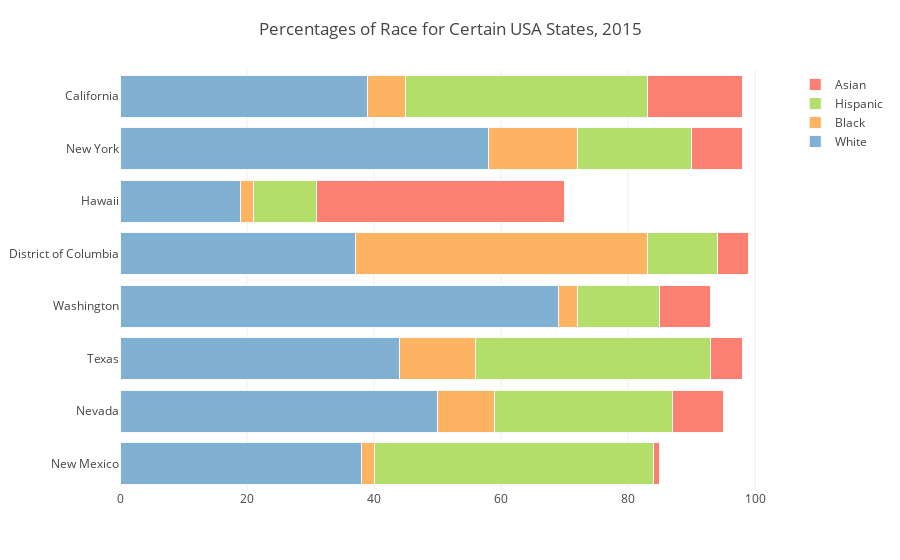

Here is the notebook cell this chart was saved with:
### Code cell
# Drawing a Stacked Bar chart 

trace0 = go.Bar(
            x=CertainStates['White'],
            y=CertainStates['Location'],
            name = 'White',
            orientation='h',
            marker=dict(
                color='rgb(128,177,211)',
                line=dict(
                        color='rgb(248, 248, 249)',
                        width=1)
            )
        )
trace1 = go.Bar(
            x=CertainStates['Black'],
            y=CertainStates['Location'],
            name = 'Black',
            orientation='h',
            marker=dict(
                color='rgb(253,180,98)',
                line=dict(
                        color='rgb(248, 248, 249)',
                        width=1)
            )
        )
    
trace2 = go.Bar(
            x=CertainStates['Hispanic'],
            y=CertainStates['Location'],
            name = 'Hispanic',
            orientation='h',
            marker=dict(
                color='rgb(179,222,105)', 
                line=dict(
                        color='rgb(248, 248, 249)',
                        width=1)
            )
        )
trace3 = go.Bar(
            x=CertainStates['Asian'],
            y=CertainStates['Location'],
            name = 'Asian',
            orientation='h',
            marker=dict(
                color='rgb(251,128,114)',
                line=dict(
                        color='rgb(248, 248, 249)',
                        width=1)
            )
        )
    
data = [trace0, trace1,trace2,trace3]
 

layout = go.Layout(
    title='Percentages of Race for Certain USA States, 2015',
    yaxis=dict(
        showgrid=False,
        showline=False,
        showticklabels=True,
    ),
    xaxis=dict(
        zeroline=False,
        
        showline=False,
        showticklabels=True,
        showgrid=True,
    ),
    margin=dict(
        l=120,
        r=20,
        t=70,
        b=70,
    ),
    barmode='stack'
)



fig = go.Figure(data=data, layout=layout)

iplot(fig)

### Figure 1 — Plotly figure (JSON) as saved in the notebook; plotly's stock layout.template omitted (floating-point values rounded to 4 significant figures)
{"data": [{"name": "White", "uid": "a11c386f-c4bf-476e-b51a-37ba2f203f7a", "y": ["New Mexico", "Nevada", "Texas", "Washington", "District of Columbia", "Hawaii", "New York", "California"], "marker": {"color": "rgb(128,177,211)", "line": {"color": "rgb(248, 248, 249)", "width": 1}}, "x": [38, 50, 44, 69, 37, 19, 58.0, 39], "type": "bar", "orientation": "h"}, {"name": "Black", "uid": "c3edc2ad-0161-4b31-8980-276122054e72", "y": ["New Mexico", "Nevada", "Texas", "Washington", "District of Columbia", "Hawaii", "New York", "California"], "marker": {"color": "rgb(253,180,98)", "line": {"color": "rgb(248, 248, 249)", "width": 1}}, "x": [2, 9, 12, 3, 46, 2, 14.0, 6], "type": "bar", "orientation": "h"}, {"name": "Hispanic", "uid": "3c08fec9-970b-4e24-8a52-a7cfe1e0ab6c", "y": ["New Mexico", "Nevada", "Texas", "Washington", "District of Columbia", "Hawaii", "New York", "California"], "marker": {"color": "rgb(179,222,105)", "line": {"color": "rgb(248, 248, 249)", "width": 1}}, "x": [44, 28.0, 37, 13, 11, 10, 18, 38], "type": "bar", "orientation": "h"}, {"name": "Asian", "uid": "3c6ada5c-b8d9-43ce-bbd4-97551c690089", "y": ["New Mexico", "Nevada", "Texas", "Washington", "District of Columbia", "Hawaii", "New York", "California"], "marker": {"color": "rgb(251,128,114)", "line": {"color": "rgb(248, 248, 249)", "width": 1}}, "x": [1, 8, 5, 8, 5, 39, 8, 15], "type": "bar", "orientation": "h"}], "layout": {"barmode": "stack", "yaxis": {"showline": false, "showticklabels": true, "showgrid": false}, "margin": {"r": 20, "b": 70, "l": 120, "t": 70}, "xaxis": {"zeroline": false, "showline": false, "showticklabels": true, "showgrid": true}, "title": {"text": "Percentages of Race for Certain USA States, 2015"}}}
